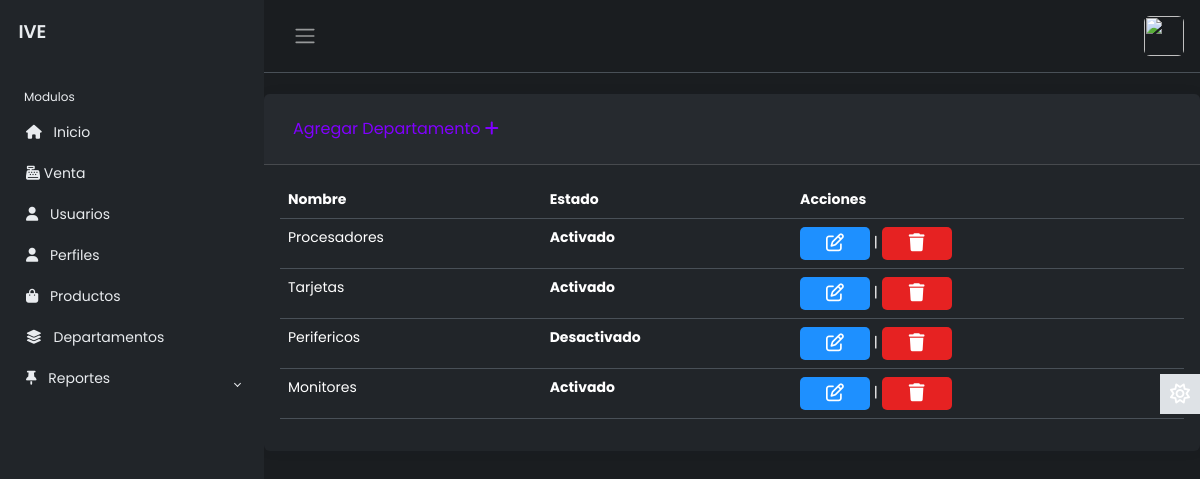
The app's page /modulos/departamentos/index.php (signed in) with its own data.
### tables this page shows
CREATE TABLE `departamentos` (
  `IDDepartamento` int(11) NOT NULL,
  `NombreDepartamento` varchar(100) NOT NULL,
  `lActivo` int(11) NOT NULL DEFAULT 1
);

### modulos/departamentos/ShowDepartaments.php (the view)
<?php
if ($result->num_rows > 0) {
    while ($row = $result->fetch_assoc()) { ?>
        <tr class="">
            <td scope="row"><?php echo $row['NombreDepartamento'] ?></td>
            <th><?php echo ($row['lActivo'] == 1) ? 'Activado' : 'Desactivado'; ?></th>
            <td> <a name="btneditar" id="btneditar" class="btn edit" href="EditarDepartamento.php?txtID=<?php echo $row['IDDepartamento']; ?>" role="button"><i class="fa-regular fa-pen-to-square"></i></a>
                |
                <a class="btn delete" href="javascript:void(0);" onclick="borrar(<?php echo $row['IDDepartamento']; ?>, '<?php echo $row['NombreDepartamento']; ?>')" role="button"><i class="fa-solid fa-trash"></i></a>
            </td>
        </tr>
<?php
    }
} else {
    $Resultado .= "<tr><td colspan='3'>No se encontraron registros.</td></tr>";
} ?>

### layout/style.css (style rules this page uses)
body { font-family: 'Poppins', sans-serif; font-size: 0.875rem; opacity: 1; overflow-y: scroll; margin: 0; }
a { cursor: pointer; text-decoration: none; font-family: 'Poppins', sans-serif; }

### layout/buttons.css (style rules this page uses)
.btn.delete { font-family: "Robot", sans-serif; font-size: 18px; font-weight: bold; background-color:#e62222; width: 70px; padding: 2px; text-align: center; text-decoration: none; text-transform: uppercase; color: #fff; border-radius: 5px; cursor: pointer; box-shadow: 0 0 10px rgba(0,0,0 0.1); -webkit-transition-duration: 0.3s; transition-duration: 0.3s; -webkit-transition-property: box-shadows, transform; transition-property: box-shadow, transform; }
.btn.edit { font-family: "Robot", sans-serif; font-size: 18px; font-weight: bold; background:#1E90FF; width: 70px; padding: 2px; text-align: center; text-decoration: none; text-transform: uppercase; color: #fff; border-radius: 5px; cursor: pointer; box-shadow: 0 0 10px rgba(0,0,0 0.1); -webkit-transition-duration: 0.3s; transition-duration: 0.3s; -webkit-transition-property: box-shadows, transform; transition-property: box-shadow, transform; }

### records on screen
departamentos: NombreDepartamento "Procesadores", lActivo "Activado"
departamentos: NombreDepartamento "Tarjetas", lActivo "Activado"
departamentos: NombreDepartamento "Perifericos", lActivo "Desactivado"
departamentos: NombreDepartamento "Monitores", lActivo "Activado"
